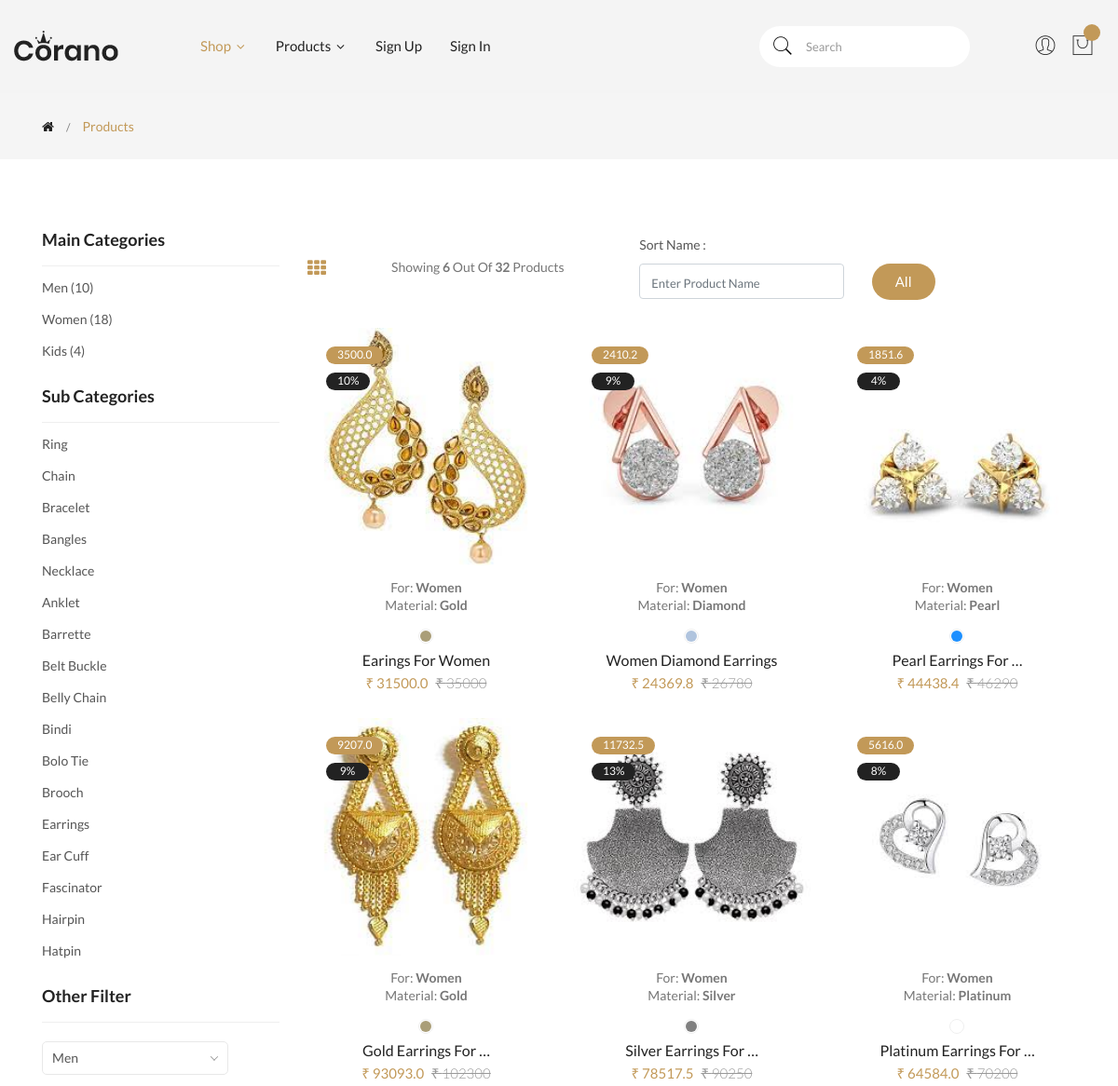
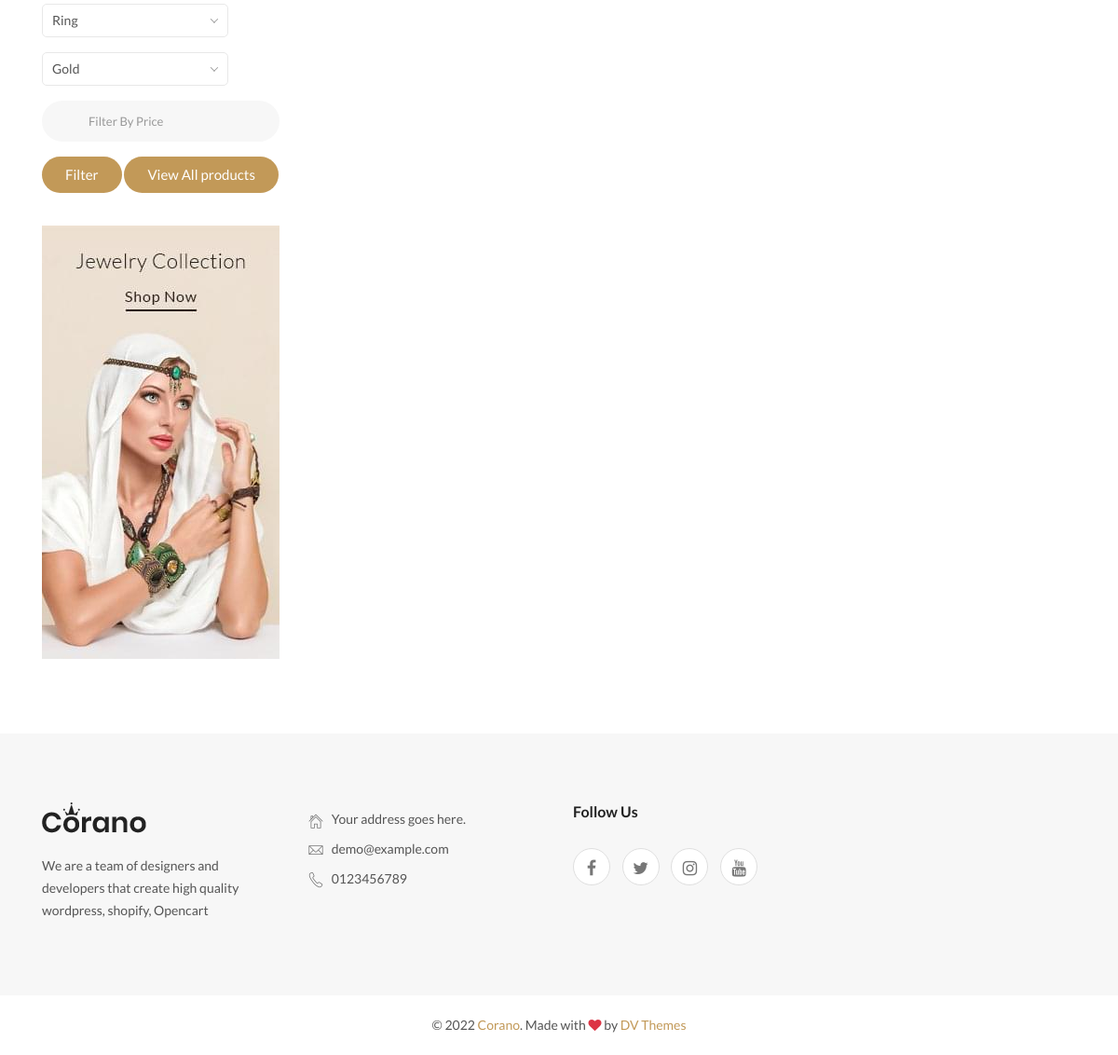
Page /ee on the committed database (2 pictures, top to bottom).
### myapp/models.py (models this page shows, shortened)
class ProductModel(models.Model):
    name= models.CharField(max_length=300)
    main_cate = models.CharField(choices=m_cate,max_length=200)
    sub_cate = models.CharField(choices=s_cate,max_length=200)
    og_price = models.IntegerField()
    discount = models.IntegerField()
    discounted_price = models.IntegerField(null=True)
    sell_price = models.IntegerField(null=True)
    p_type = models.CharField(default = 'Single Material',choices=ptype,max_length=200)
    p_material = models.CharField(choices=p_mate,max_length=200)
    p_brand = models.CharField(choices=p_brand,max_length=200)
    p_occasion = models.CharField(choices=occa,max_length=200)
    p_status = models.CharField(default='Available',choices=pstatus,max_length=100)
    p_mode = models.CharField(choices=pmode,default='Running',max_length=100)
    p_des = models.TextField()
    photo = models.ImageField(upload_to='product/')
    created_at = models.DateField(auto_now_add=True)
    @property
    def discounted_price(self):
        return ((self.og_price)*(self.discount))/100
    @property
    def sell_price(self):
        return (self.og_price)-(self.discounted_price)

### myapp/views.py (the view)
# urls.py: path('ee',Earrings,name='ee'),
def Earrings(request):
    all_products_count = ProductModel.objects.all().count()
    all_products_count_all = ProductModel.objects.all().count()
    Main_Category = dict(m_cate).values()
    Sub_Category = dict(s_cate).values()
    Product_Brand = dict(p_brand).values()
    Product_Material = dict(p_mate).values()
    men_item = ProductModel.objects.filter(main_cate='Men').count()
    women_item = ProductModel.objects.filter(main_cate='Women').count()
    kids_item = ProductModel.objects.filter(main_cate='Kids').count()
    all_products = ProductModel.objects.filter(sub_cate='Earrings')
    all_products_count = ProductModel.objects.filter(sub_cate='Earrings').count()
    context = {'all_products':all_products,'Main_Category':Main_Category,
        'Sub_Category':Sub_Category,'Product_Brand':Product_Brand,'Product_Material':Product_Material,
        'all_products_count':all_products_count,'all_products_count_all':all_products_count_all,'men_item':men_item,
        'women_item':women_item,'kids_item':kids_item}
    return render(request,'allproducts.html',context)

### myapp/templates/allproducts.html (shortened to what this page needs)
{% extends 'base.html' %}
{% load static %}
{% block body %}
<div class="breadcrumb-area">
    <div class="container">
        <div class="row">
            <div class="col-12">
                <div class="breadcrumb-wrap">
                    <nav aria-label="breadcrumb">
                        <ul class="breadcrumb">
                            <li class="breadcrumb-item"><a href="{% url 'shop' %}"><i class="fa fa-home"></i></a></li>
                            <li class="breadcrumb-item active" aria-current="page">Products</li>
                        </ul>
                    </nav>
                </div>
            </div>
        </div>
    </div>
</div>
<div class="shop-main-wrapper section-padding">
    <div class="container">
        <div class="row">
            <div class="col-lg-3 order-2 order-lg-1">
                <aside class="sidebar-wrapper">
                    <div class="sidebar-single">
                        <h5 class="sidebar-title">Main categories</h5>
                        <div class="sidebar-body">
                            <ul class="shop-categories">
                                {% for mcate in Main_Category %}
                                {% if mcate == 'Men' %}
                                <li><a href="{% url 'mancatefilter' mcate %}">{{mcate}} <span>({{men_item}})</span></a></li>
                                {% endif %}
                                {% if mcate == 'Women' %}
                                <li><a href="{% url 'mancatefilter' mcate %}">{{mcate}} <span>({{women_item}})</span></a></li>
                                {% endif %}
                                {% if mcate == 'Kids' %}
                                <li><a href="{% url 'mancatefilter' mcate %}">{{mcate}} <span>({{kids_item}})</span></a></li>
                                {% endif %}
                                {% endfor %}
                            </ul>
                        </div>
                    </div>
                    <div class="sidebar-single">
                        <h5 class="sidebar-title">Sub categories</h5>
                        <div class="sidebar-body">
                            <ul class="shop-categories">
                                {% for scate in Sub_Category %}
                                <li><a href="{% url 'subcatefilter' scate %}">{{scate}} </a></li>
                                {% endfor %}
                            </ul>
                        </div>
                    </div>
                    <div class="sidebar-single">
                        <h5 class="sidebar-title">Other Filter</h5>
                        <form action="" method="GET">
                            <div class="mt-3">
                                <input type="text" name="fprice" placeholder="Filter By Price" class="header-search-field">
                            </div>
                            <div class="mt-3 ">
                                <span><button style="border-radius: 3rem;" type="submit"
                                        class="btn btn-sqr">Filter</button></span>
                                <span><a style="border-radius: 3rem;" href="{% url 'allproducts' %}" type="submit"
                                        class="btn btn-sqr">View All
                                        products</a></span>
                            </div>
                        </form>
                    </div>
                    <div class="sidebar-banner">
                        <div class="img-container">
                            <a href="#">
                                <img src="{% static 'assets/img/banner/sidebar-banner.jpg' %}" alt="">
                            </a>
                        </div>
                    </div>
                </aside>
            </div>
            <div class="col-lg-9 order-1 order-lg-2">
                <div class="shop-product-wrapper">
                    <div class="shop-top-bar">
                        <div class="row align-items-center">
                            <div class="col-lg-5 col-md-6 order-2 order-md-1">
                                <div class="top-bar-left">
                                    <div class="product-view-mode">
                                        <a class="active" href="#" data-target="grid-view" data-toggle="tooltip"
                                            title="" data-original-title="Grid View"><i class="fa fa-th"></i></a>
                                    </div>
                                    <div class="product-amount">
                                        <p>Showing <strong>{{all_products_count}}</strong> Out of
                                            <strong>{{all_products_count_all}}</strong> Products</p>
                                    </div>
                                </div>
                            </div>
                            <div class="col-lg-7 col-md-5 order-1 order-md-2 ">
                                <p>Sort Name : </p>
                                <form action="" method="GET">
                                    <div class="row">
                                        <div class="col-6">
                                            <input placeholder="Enter Product Name" class="form-control" type="text"
                                                name="byname">
                                        </div>
                                        <div class="col">
                                            <a href="{% url 'allproducts' %}" class="btn btn-sqr"
                                                style="border-radius: 3rem;">All</a>
                                        </div>
                                    </div>
                                </form>
                            </div>
                        </div>
                    </div>
                    <div class="shop-product-wrap grid-view row mbn-30">
                        {% for pro in all_products %}
                        <div class="col-md-4 col-sm-6">
                            <div class="product-item">
                                <figure class="product-thumb">
                                    <a href="{% url 'productdetails' pro.id %}">
                                        <img class="pri-img" src="{{pro.photo.url}}" alt="product">
                                    </a>
                                    <div class="product-badge">
                                        <div class="product-label new">
                                            <span>{{pro.discounted_price}}</span>
                                        </div>
                                        <div class="product-label discount">
                                            <span>{{pro.discount}}%</span>
                                        </div>
                                    </div>
                                    <div class="button-group">
                                    </div>
                                </figure>
                                <div class="product-caption text-center">
                                    <div class="product-identity">
                                        <p class="manufacturer-name"><a href="#">For:
                                                <strong>{{pro.main_cate}}</strong></a>
                                        </p>
                                    </div>
                                    <div class="product-identity">
                                        <p class="manufacturer-name"><a href="#">Material:
                                                <strong>{{pro.p_material}}</strong></a>
                                        </p>
                                    </div>
                                    <ul class="color-categories">
                                        {% if pro.p_material == 'Diamond' %}
                                        <li>
                                            <a class="c-lightblue" href="#" data-toggle="tooltip" data-placement="top"
                                                title="Diamond"></a>
                                        </li>
                                        {% elif pro.p_material == 'Gold' %}
                                        <li>
                                            <a class="c-darktan" href="#" data-toggle="tooltip" data-placement="top"
                                                title="Gold"></a>
                                        </li>
                                        {% elif pro.p_material == 'Silver' %}
                                        <li>
                                            <a class="c-grey" href="#" data-toggle="tooltip" data-placement="top"
                                                title="Silver"></a>
                                        </li>
                                        {% elif pro.p_material == 'Platinum' %}
                                        <li>
                                            <a class="c-light" href="#" data-toggle="tooltip" data-placement="top"
                                                title="Platinum"></a>
                                        </li>
                                        {% elif pro.p_material == 'Pearl' %}
                                        <li>
                                            <a class="c-skyblue" href="#" data-toggle="tooltip" data-placement="top"
                                                title="Pearl"></a>
                                        </li>
                                        {% endif %}
                                    </ul>
                                    <h6 class="product-name">
                                        <a href="{% url 'productdetails' pro.id %}">{{pro.name|truncatewords:3}}</a>
                                    </h6>
                                    <div class="price-box">
                                        <span class="price-regular">₹ {{pro.sell_price}}</span>
                                        <span class="price-old"><del>₹ {{pro.og_price}}</del></span>
                                    </div>
                                </div>
                            </div>
                        </div>
                        {% empty %}
                        <div style="margin-left: 15rem;">
                            <strong class="text-muted">Sorry! We don't have any product ☹︎☹︎☹︎</strong>
                            <img style="height: 5rem;" src="{% static 'assets/img/noorder.jpg' %}"><br>
                            <a href="{% url 'shop' %}" class="btn btn-sqr mt-2">Shop Now</a>
                        </div>
                        {% endfor %}
                    </div>
                </div>
            </div>
        </div>
    </div>
</div>
{% endblock body %}

### rows in the picture
ProductModel: photo (picture), discounted_price "3500.0", discount "10", main_cate "Women", p_material "Gold", name "Earings For Women", sell_price "31500.0", og_price "35000"
ProductModel: photo (picture), discounted_price "2410.2", discount "9", main_cate "Women", p_material "Diamond", name "Women Diamond Earrings", sell_price "24369.8", og_price "26780"
ProductModel: photo (picture), discounted_price "1851.6", discount "4", main_cate "Women", p_material "Pearl", name "Pearl Earrings For …", sell_price "44438.4", og_price "46290"
ProductModel: photo (picture), discounted_price "9207.0", discount "9", main_cate "Women", p_material "Gold", name "Gold Earrings For …", sell_price "93093.0", og_price "102300"
ProductModel: photo (picture), discounted_price "11732.5", discount "13", main_cate "Women", p_material "Silver", name "Silver Earrings For …", sell_price "78517.5", og_price "90250"
ProductModel: photo (picture), discounted_price "5616.0", discount "8", main_cate "Women", p_material "Platinum", name "Platinum Earrings For …", sell_price "64584.0", og_price "70200"

### other values in the picture
{{ mcate }} "Men"
{{ men_item }} "10"
{{ mcate }} "Women"
{{ women_item }} "18"
{{ mcate }} "Kids"
{{ kids_item }} "4"
{{ scate }} "Ring" "Chain" "Bracelet" "Bangles" "Necklace" "Anklet" "Barrette" "Belt Buckle" "Belly Chain" "Bindi" "Bolo Tie" "Brooch" "Earrings" "Ear Cuff" "Fascinator" "Hairpin" "Hatpin"
{{ all_products_count }} "6"
{{ all_products_count_all }} "32"
